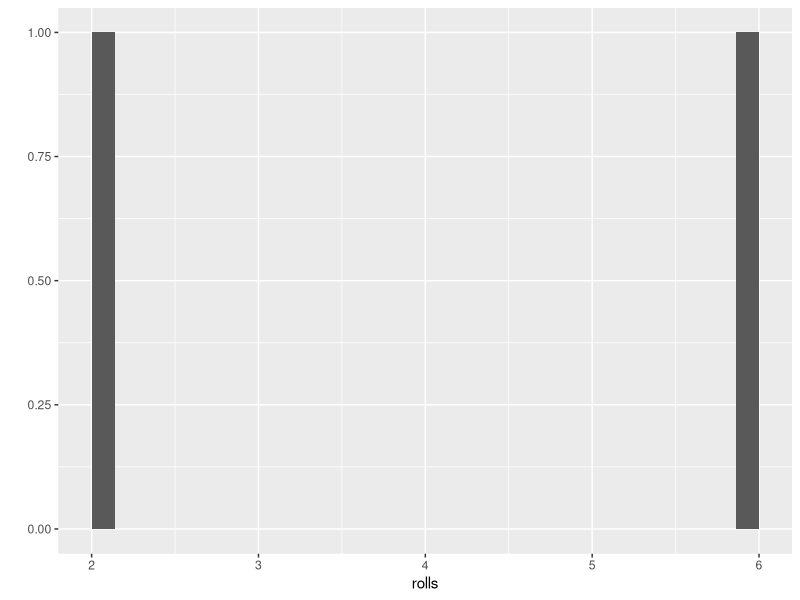

The R script that drew this image:
library(ggplot2)

roll <- function(die, p){
  dice <- sample(die, 2, replace=TRUE, prob=p)
  dice
}

die <- 1:6
probability <- c(1/6, 1/6, 1/6, 1/6, 1/6, 1/6)

rolls <- replicate(1000000, roll(die, probability))
                   
qplot(rolls)
